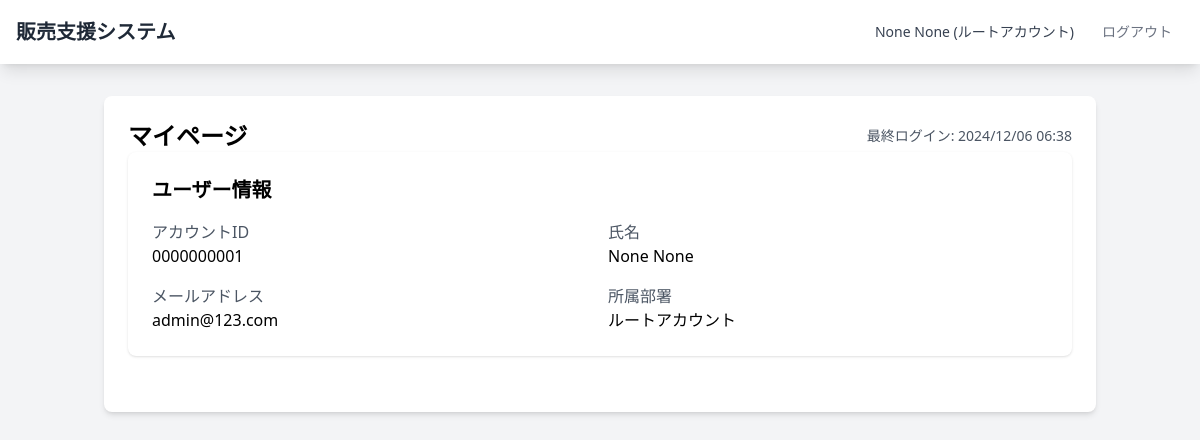
Screenshot of / (signed in) with the database file from the repository.
### accounts/models.py (models this page shows, shortened)
class User(AbstractBaseUser, PermissionsMixin):
    ACCOUNT_TYPES = (
        ('root', 'Root'),
        ('employee', 'Employee'),
    )
    account_id = models.CharField(
        verbose_name=_("account_id"),
        unique=True,
        max_length=10
    )
    account_type = models.CharField(
        verbose_name=_("account_type"),
        max_length=10,
        choices=ACCOUNT_TYPES,
        default='employee'
    )
    email = models.EmailField(
        verbose_name=_("email"),
        unique=True
    )
    first_name = models.CharField(
        verbose_name=_("first_name"),
        max_length=150,
        null=True,
        blank=False
    )
    last_name = models.CharField(
        verbose_name=_("last_name"),
        max_length=150,
        null=True,
        blank=False
    )
    is_staff = models.BooleanField(
        verbose_name=_("staff status"),
        default=False
    )
    is_superuser = models.BooleanField(
        verbose_name=_("is_superuser"),
        default=False
    )
    department = models.ForeignKey(
        'Department',
        verbose_name=_("department"),
        on_delete=models.PROTECT,
        null=True,
        blank=True
    )
    created_at = models.DateTimeField(
        verbose_name=_("created_at"),
        auto_now_add=True
    )
    updated_at = models.DateTimeField(
        verbose_name=_("updated_at"),
        auto_now=True
    )
    objects = UserManager()
    USERNAME_FIELD = 'account_id'
    REQUIRED_FIELDS = ['email']

### accounts/views.py (the view)
# urls.py: path("", views.IndexView.as_view(), name="index"),
class IndexView(TemplateView):
    template_name = "index.html"
    def get_context_data(self, **kwargs):
        context = super().get_context_data(**kwargs)
        user = self.request.user
        if user.is_authenticated:
            if user.department == '製品管理部' or user.account_type == 'root':
                context['total_products'] = Product.objects.count()
        return context

### templates/index.html (shortened to what this page needs)
{% extends 'base.html' %}
{% block title %}
{% if user.is_authenticated %}
<div class="flex justify-between items-center">
    <h1 class="text-2xl font-bold">マイページ</h1>
    <div class="text-sm text-gray-600">
        最終ログイン: {{ user.last_login|date:"Y/m/d H:i" }}
    </div>
</div>
{% else %}
<div class="text-2xl font-bold">メインメニュー</div>
{% endif %}
{% endblock %}
{% block content %}
{% if user.is_authenticated %}
    <div class="mb-8 bg-white rounded-lg shadow p-6">
        <h2 class="text-xl font-semibold mb-4">ユーザー情報</h2>
        <div class="grid grid-cols-2 gap-4">
            <div>
                <p class="text-gray-600">アカウントID</p>
                <p class="font-medium">{{ user.account_id }}</p>
            </div>
            <div>
                <p class="text-gray-600">氏名</p>
                <p class="font-medium">{{ user.last_name }} {{ user.first_name }}</p>
            </div>
            <div>
                <p class="text-gray-600">メールアドレス</p>
                <p class="font-medium">{{ user.email }}</p>
            </div>
            <div>
                <p class="text-gray-600">所属部署</p>
                <p class="font-medium">{{ user.department.name|default:"ルートアカウント" }}</p>
            </div>
        </div>
    </div>
{% endif %}
{% endblock %}

### templates/base.html (shortened to what this page needs)
<!DOCTYPE html>
<html lang="ja">
<head>
    <script src="https://cdn.tailwindcss.com"></script>
</head>
<body class="bg-gray-100 min-h-screen">
    {% if user.is_authenticated %}
    <nav class="bg-white shadow-lg">
        <div class="max-w-7xl mx-auto px-4">
            <div class="flex justify-between h-16">
                <div class="flex">
                    <div class="flex-shrink-0 flex items-center">
                        <a href="{% url 'accounts:index' %}" class="text-xl font-bold text-gray-800">
                            販売支援システム
                        </a>
                    </div>
                </div>
                <div class="flex items-center">
                    <span class="text-gray-700 text-sm mr-4">
                        {{ user.first_name }} {{ user.last_name }}
                        {% if user.department %}
                        ({{ user.department.name }})
                        {% else %}
                        (ルートアカウント)
                        {% endif %}
                    </span>
                    <form method="post" action="{% url 'accounts:logout' %}" class="inline">
                        <button type="submit" class="text-gray-500 hover:text-gray-700 px-3 py-2 rounded-md text-sm font-medium">
                            ログアウト
                        </button>
                    </form>
                </div>
            </div>
        </div>
    </nav>
    {% endif %}
    <div class="container mx-auto px-4 py-8">
        <div class="max-w-7xl mx-auto bg-white rounded-lg shadow-md p-6">
            {% block title %}
            {% endblock %}
            {% block content %}
            {% endblock %}
        </div>
    </div>
</body>
</html>

### rows the page displays
User: first_name "None", last_name "None", last_login "2024/12/06 06:38", account_id "0000000001", email "admin@123.com", department.name "ルートアカウント"
